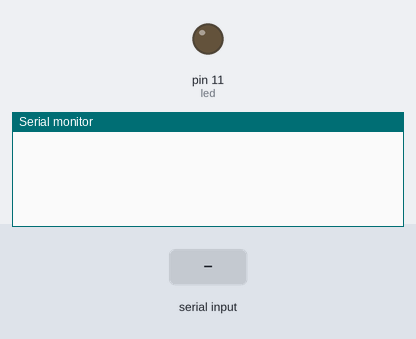
The sketch below on a simulated Arduino Uno, built with avr-gcc and run on an emulated ATmega328P. Parts: output pins drawn as LEDs (lit = HIGH), the last lines printed to the serial monitor. The inputs (shaded band) are chosen by the test bench.

Above: at 1.2 s.
1.3 s: "off" received over the second serial link
At 3.0 s:
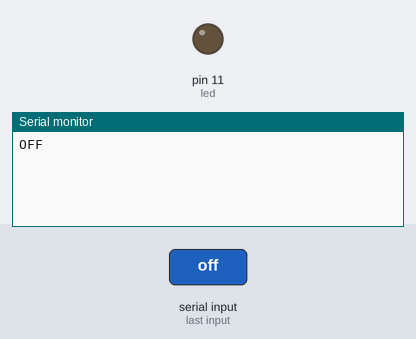
3.8 s: "on" received over the second serial link
At 6.1 s:
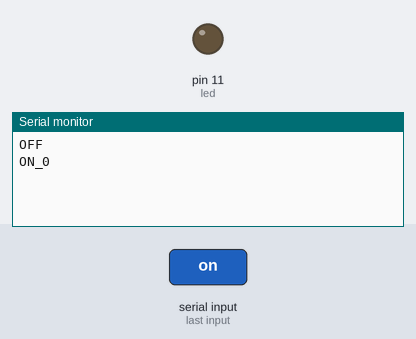

Measured:
- after the input at 1.3 s, the serial monitor: prints a new line after 1.0 s (image 1)
- after the input at 3.8 s, the serial monitor: prints a new line after 1.0 s (image 2)

The sketch:

BT_dimm_LED.ino
```cpp
#include <SoftwareSerial.h>

SoftwareSerial btSerial(2, 3); // RX, TX

String btOutput;
int led = 11;
int j;
void setup() {
  Serial.begin(115200);
  btSerial.begin(9600);
  pinMode(led, OUTPUT);
  digitalWrite(led, LOW);
}

void loop() {
  if (btSerial.available()) {
    btOutput=btSerial.readString();
    String cmd = getValue(btOutput,'_',0);
    String val = getValue(btOutput,'_',1);
    if(cmd=="off"){
      digitalWrite(led, LOW);
      Serial.println("OFF");

    }
    if(cmd=="on"){
      analogWrite(led, val.toInt());
      Serial.print("ON_");
      Serial.println(val.toInt());
    }
  }
  // if (Serial.available()) {
  //   btSerial.write(Serial.read());
  // }
}

String getValue(String data, char separator, int index)
{
  int found = 0;
  int strIndex[] = {0, -1};
  int maxIndex = data.length()-1;

  for(int i=0; i<=maxIndex && found<=index; i++){
    if(data.charAt(i)==separator || i==maxIndex){
        found++;
        strIndex[0] = strIndex[1]+1;
        strIndex[1] = (i == maxIndex) ? i+1 : i;
    }
  }

  return found>index ? data.substring(strIndex[0], strIndex[1]) : "";
}
```
